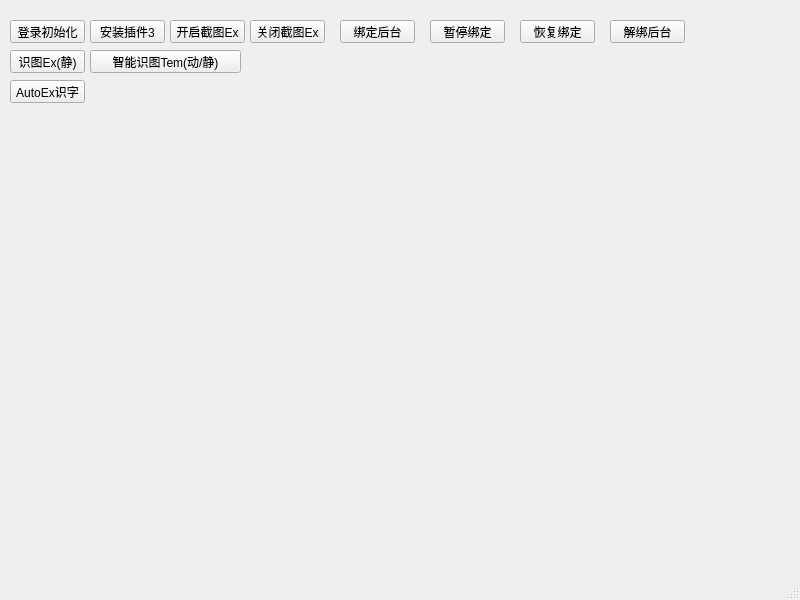
<?xml version="1.0" encoding="UTF-8"?>
<ui version="4.0">
 <class>MainWindow</class>
 <widget class="QMainWindow" name="MainWindow">
  <property name="geometry">
   <rect>
    <x>0</x>
    <y>0</y>
    <width>800</width>
    <height>600</height>
   </rect>
  </property>
  <property name="windowTitle">
   <string>HD内存图色插件 基础课程 Python  882724064</string>
  </property>
  <widget class="QWidget" name="centralwidget">
   <widget class="QPushButton" name="installPlugin3Btn">
    <property name="geometry">
     <rect>
      <x>90</x>
      <y>20</y>
      <width>75</width>
      <height>23</height>
     </rect>
    </property>
    <property name="text">
     <string>安装插件3</string>
    </property>
   </widget>
   <widget class="QPushButton" name="LoginInitFun">
    <property name="geometry">
     <rect>
      <x>10</x>
      <y>20</y>
      <width>75</width>
      <height>23</height>
     </rect>
    </property>
    <property name="text">
     <string>登录初始化</string>
    </property>
   </widget>
   <widget class="QPushButton" name="startCaptureBtn">
    <property name="geometry">
     <rect>
      <x>170</x>
      <y>20</y>
      <width>75</width>
      <height>23</height>
     </rect>
    </property>
    <property name="text">
     <string>开启截图Ex</string>
    </property>
   </widget>
   <widget class="QPushButton" name="closeCaptureBtn">
    <property name="geometry">
     <rect>
      <x>250</x>
      <y>20</y>
      <width>75</width>
      <height>23</height>
     </rect>
    </property>
    <property name="text">
     <string>关闭截图Ex</string>
    </property>
   </widget>
   <widget class="QPushButton" name="bindBtn">
    <property name="geometry">
     <rect>
      <x>340</x>
      <y>20</y>
      <width>75</width>
      <height>23</height>
     </rect>
    </property>
    <property name="text">
     <string>绑定后台</string>
    </property>
   </widget>
   <widget class="QPushButton" name="pauseBindBtn">
    <property name="geometry">
     <rect>
      <x>430</x>
      <y>20</y>
      <width>75</width>
      <height>23</height>
     </rect>
    </property>
    <property name="text">
     <string>暂停绑定</string>
    </property>
   </widget>
   <widget class="QPushButton" name="recoverBindBtn">
    <property name="geometry">
     <rect>
      <x>520</x>
      <y>20</y>
      <width>75</width>
      <height>23</height>
     </rect>
    </property>
    <property name="text">
     <string>恢复绑定</string>
    </property>
   </widget>
   <widget class="QPushButton" name="unbindBtn">
    <property name="geometry">
     <rect>
      <x>610</x>
      <y>20</y>
      <width>75</width>
      <height>23</height>
     </rect>
    </property>
    <property name="text">
     <string>解绑后台</string>
    </property>
   </widget>
   <widget class="QPushButton" name="findPicBtn">
    <property name="geometry">
     <rect>
      <x>10</x>
      <y>50</y>
      <width>75</width>
      <height>23</height>
     </rect>
    </property>
    <property name="text">
     <string>识图Ex(静)</string>
    </property>
   </widget>
   <widget class="QPushButton" name="findPicTemBtn">
    <property name="geometry">
     <rect>
      <x>90</x>
      <y>50</y>
      <width>151</width>
      <height>23</height>
     </rect>
    </property>
    <property name="text">
     <string>智能识图Tem(动/静)</string>
    </property>
   </widget>
   <widget class="QPushButton" name="findWordBtn">
    <property name="geometry">
     <rect>
      <x>10</x>
      <y>80</y>
      <width>75</width>
      <height>23</height>
     </rect>
    </property>
    <property name="text">
     <string>AutoEx识字</string>
    </property>
   </widget>
  </widget>
  <widget class="QStatusBar" name="statusbar"/>
 </widget>
 <resources/>
 <connections/>
 <slots>
  <slot>InstallPluginFun3()</slot>
  <slot>slot2()</slot>
 </slots>
</ui>
